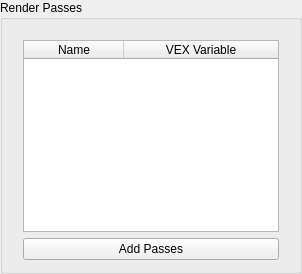
    <widget class="QGroupBox" name="gb_passes">
     <property name="title">
      <string>Render Passes</string>
     </property>
     <layout class="QVBoxLayout" name="verticalLayout_5">
      <item>
       <widget class="QWidget" name="widget_14" native="true">
        <layout class="QHBoxLayout" name="horizontalLayout_14">
         <property name="topMargin">
          <number>9</number>
         </property>
         <property name="bottomMargin">
          <number>0</number>
         </property>
         <item>
          <widget class="QTableWidget" name="tw_passes">
           <property name="contextMenuPolicy">
            <enum>Qt::CustomContextMenu</enum>
           </property>
           <property name="selectionBehavior">
            <enum>QAbstractItemView::SelectRows</enum>
           </property>
           <attribute name="horizontalHeaderVisible">
            <bool>true</bool>
           </attribute>
           <attribute name="horizontalHeaderHighlightSections">
            <bool>false</bool>
           </attribute>
           <attribute name="horizontalHeaderStretchLastSection">
            <bool>true</bool>
           </attribute>
           <attribute name="verticalHeaderVisible">
            <bool>false</bool>
           </attribute>
           <column>
            <property name="text">
             <string>Name</string>
            </property>
           </column>
           <column>
            <property name="text">
             <string>VEX Variable</string>
            </property>
           </column>
          </widget>
         </item>
        </layout>
       </widget>
      </item>
      <item>
       <widget class="QWidget" name="widget_15" native="true">
        <layout class="QHBoxLayout" name="horizontalLayout_15">
         <property name="topMargin">
          <number>0</number>
         </property>
         <property name="bottomMargin">
          <number>0</number>
         </property>
         <item>
          <widget class="QPushButton" name="b_addPasses">
           <property name="focusPolicy">
            <enum>Qt::NoFocus</enum>
           </property>
           <property name="text">
            <string>Add Passes</string>
           </property>
          </widget>
         </item>
        </layout>
       </widget>
      </item>
     </layout>
    </widget>
